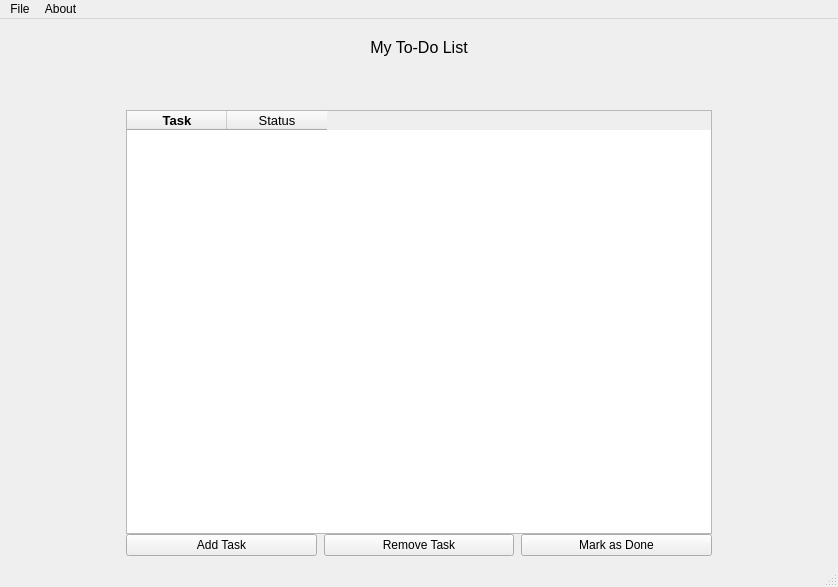
<?xml version="1.0" encoding="UTF-8"?>
<ui version="4.0">
 <class>MainWindow</class>
 <widget class="QMainWindow" name="MainWindow">
  <property name="geometry">
   <rect>
    <x>0</x>
    <y>0</y>
    <width>838</width>
    <height>587</height>
   </rect>
  </property>
  <property name="windowTitle">
   <string>To-Do List</string>
  </property>
  <widget class="QWidget" name="centralwidget">
   <layout class="QHBoxLayout" name="horizontalLayout_3" stretch="1,5,1">
    <item>
     <spacer name="horizontalSpacer">
      <property name="orientation">
       <enum>Qt::Orientation::Horizontal</enum>
      </property>
      <property name="sizeHint" stdset="0">
       <size>
        <width>40</width>
        <height>20</height>
       </size>
      </property>
     </spacer>
    </item>
    <item>
     <layout class="QHBoxLayout" name="horizontalLayout_2">
      <property name="spacing">
       <number>0</number>
      </property>
      <property name="leftMargin">
       <number>0</number>
      </property>
      <property name="rightMargin">
       <number>0</number>
      </property>
      <item>
       <layout class="QVBoxLayout" name="verticalLayout" stretch="0,1,8,0">
        <property name="sizeConstraint">
         <enum>QLayout::SizeConstraint::SetDefaultConstraint</enum>
        </property>
        <property name="topMargin">
         <number>10</number>
        </property>
        <item>
         <widget class="QLabel" name="label">
          <property name="sizePolicy">
           <sizepolicy hsizetype="Preferred" vsizetype="Fixed">
            <horstretch>0</horstretch>
            <verstretch>0</verstretch>
           </sizepolicy>
          </property>
          <property name="font">
           <font>
            <pointsize>12</pointsize>
           </font>
          </property>
          <property name="text">
           <string>My To-Do List</string>
          </property>
          <property name="alignment">
           <set>Qt::AlignmentFlag::AlignCenter</set>
          </property>
         </widget>
        </item>
        <item>
         <spacer name="verticalSpacer">
          <property name="orientation">
           <enum>Qt::Orientation::Vertical</enum>
          </property>
          <property name="sizeType">
           <enum>QSizePolicy::Policy::Expanding</enum>
          </property>
          <property name="sizeHint" stdset="0">
           <size>
            <width>20</width>
            <height>40</height>
           </size>
          </property>
         </spacer>
        </item>
        <item>
         <widget class="QTableWidget" name="taskTable">
          <property name="minimumSize">
           <size>
            <width>14</width>
            <height>0</height>
           </size>
          </property>
          <property name="editTriggers">
           <set>QAbstractItemView::EditTrigger::NoEditTriggers</set>
          </property>
          <property name="alternatingRowColors">
           <bool>true</bool>
          </property>
          <property name="selectionBehavior">
           <enum>QAbstractItemView::SelectionBehavior::SelectRows</enum>
          </property>
          <property name="columnCount">
           <number>2</number>
          </property>
          <attribute name="horizontalHeaderCascadingSectionResizes">
           <bool>false</bool>
          </attribute>
          <attribute name="horizontalHeaderMinimumSectionSize">
           <number>42</number>
          </attribute>
          <attribute name="verticalHeaderCascadingSectionResizes">
           <bool>false</bool>
          </attribute>
          <attribute name="verticalHeaderMinimumSectionSize">
           <number>25</number>
          </attribute>
          <column>
           <property name="text">
            <string>Task</string>
           </property>
           <property name="font">
            <font>
             <pointsize>10</pointsize>
             <bold>true</bold>
            </font>
           </property>
          </column>
          <column>
           <property name="text">
            <string>Status</string>
           </property>
           <property name="font">
            <font>
             <pointsize>10</pointsize>
            </font>
           </property>
          </column>
         </widget>
        </item>
        <item>
         <layout class="QHBoxLayout" name="horizontalLayout">
          <property name="spacing">
           <number>7</number>
          </property>
          <property name="sizeConstraint">
           <enum>QLayout::SizeConstraint::SetNoConstraint</enum>
          </property>
          <item>
           <widget class="QPushButton" name="addBtn">
            <property name="text">
             <string>Add Task</string>
            </property>
           </widget>
          </item>
          <item>
           <widget class="QPushButton" name="removeBtn">
            <property name="text">
             <string>Remove Task</string>
            </property>
           </widget>
          </item>
          <item>
           <widget class="QPushButton" name="doneBtn">
            <property name="text">
             <string>Mark as Done</string>
            </property>
           </widget>
          </item>
         </layout>
        </item>
       </layout>
      </item>
     </layout>
    </item>
    <item>
     <spacer name="horizontalSpacer_2">
      <property name="orientation">
       <enum>Qt::Orientation::Horizontal</enum>
      </property>
      <property name="sizeHint" stdset="0">
       <size>
        <width>40</width>
        <height>20</height>
       </size>
      </property>
     </spacer>
    </item>
   </layout>
  </widget>
  <widget class="QMenuBar" name="menubar">
   <property name="geometry">
    <rect>
     <x>0</x>
     <y>0</y>
     <width>838</width>
     <height>21</height>
    </rect>
   </property>
   <widget class="QMenu" name="menuFile">
    <property name="title">
     <string>File</string>
    </property>
   </widget>
   <widget class="QMenu" name="menuAbout">
    <property name="title">
     <string>About</string>
    </property>
   </widget>
   <addaction name="menuFile"/>
   <addaction name="menuAbout"/>
  </widget>
  <widget class="QStatusBar" name="statusbar"/>
 </widget>
 <resources/>
 <connections/>
</ui>
